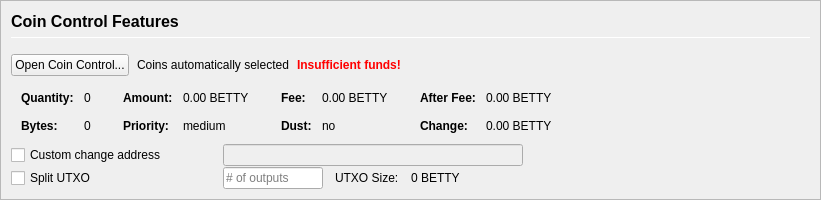
         <widget class="QFrame" name="frameCoinControl">
          <property name="sizePolicy">
           <sizepolicy hsizetype="Expanding" vsizetype="Expanding">
            <horstretch>0</horstretch>
            <verstretch>0</verstretch>
           </sizepolicy>
          </property>
          <property name="maximumSize">
           <size>
            <width>16777215</width>
            <height>16777215</height>
           </size>
          </property>
          <property name="frameShape">
           <enum>QFrame::StyledPanel</enum>
          </property>
          <property name="frameShadow">
           <enum>QFrame::Sunken</enum>
          </property>
          <layout class="QVBoxLayout" name="verticalLayoutCoinControl2">
           <property name="spacing">
            <number>0</number>
           </property>
           <property name="leftMargin">
            <number>0</number>
           </property>
           <property name="topMargin">
            <number>0</number>
           </property>
           <property name="rightMargin">
            <number>0</number>
           </property>
           <property name="bottomMargin">
            <number>0</number>
           </property>
           <item>
            <widget class="QFrame" name="frameCoinControl_BG">
             <layout class="QVBoxLayout" name="verticalLayoutCoinControl" stretch="0,0,0,0,0,0">
              <property name="spacing">
               <number>1</number>
              </property>
              <property name="leftMargin">
               <number>10</number>
              </property>
              <property name="topMargin">
               <number>10</number>
              </property>
              <item>
               <layout class="QHBoxLayout" name="horizontalLayoutCoinControl1">
                <property name="bottomMargin">
                 <number>15</number>
                </property>
                <item>
                 <layout class="QVBoxLayout" name="verticalLayout_3">
                  <property name="spacing">
                   <number>6</number>
                  </property>
                  <item>
                   <widget class="QLabel" name="labelCoinControlFeatures">
                    <property name="sizePolicy">
                     <sizepolicy hsizetype="Preferred" vsizetype="Maximum">
                      <horstretch>0</horstretch>
                      <verstretch>0</verstretch>
                     </sizepolicy>
                    </property>
                    <property name="minimumSize">
                     <size>
                      <width>0</width>
                      <height>20</height>
                     </size>
                    </property>
                    <property name="font">
                     <font>
                      <pointsize>12</pointsize>
                      <weight>75</weight>
                      <bold>true</bold>
                     </font>
                    </property>
                    <property name="styleSheet">
                     <string notr="true">font-weight:bold;</string>
                    </property>
                    <property name="text">
                     <string>Coin Control Features</string>
                    </property>
                   </widget>
                  </item>
                  <item>
                   <widget class="Line" name="line">
                    <property name="minimumSize">
                     <size>
                      <width>0</width>
                      <height>1</height>
                     </size>
                    </property>
                    <property name="maximumSize">
                     <size>
                      <width>16777215</width>
                      <height>1</height>
                     </size>
                    </property>
                    <property name="orientation">
                     <enum>Qt::Horizontal</enum>
                    </property>
                   </widget>
                  </item>
                 </layout>
                </item>
               </layout>
              </item>
              <item>
               <layout class="QHBoxLayout" name="horizontalLayoutCoinControl2" stretch="0,0,0,0">
                <property name="spacing">
                 <number>8</number>
                </property>
                <property name="bottomMargin">
                 <number>10</number>
                </property>
                <item>
                 <widget class="QPushButton" name="pushButtonCoinControl">
                  <property name="styleSheet">
                   <string notr="true"/>
                  </property>
                  <property name="text">
                   <string>Open Coin Control...</string>
                  </property>
                  <property name="autoDefault">
                   <bool>false</bool>
                  </property>
                 </widget>
                </item>
                <item>
                 <widget class="QLabel" name="labelCoinControlAutomaticallySelected">
                  <property name="text">
                   <string>Coins automatically selected</string>
                  </property>
                  <property name="margin">
                   <number>5</number>
                  </property>
                 </widget>
                </item>
                <item>
                 <widget class="QLabel" name="labelCoinControlInsuffFunds">
                  <property name="font">
                   <font>
                    <weight>75</weight>
                    <bold>true</bold>
                   </font>
                  </property>
                  <property name="styleSheet">
                   <string notr="true">color:red;font-weight:bold;</string>
                  </property>
                  <property name="text">
                   <string>Insufficient funds!</string>
                  </property>
                  <property name="margin">
                   <number>5</number>
                  </property>
                 </widget>
                </item>
                <item>
                 <spacer name="horizontalSpacerCoinControl">
                  <property name="orientation">
                   <enum>Qt::Horizontal</enum>
                  </property>
                  <property name="sizeHint" stdset="0">
                   <size>
                    <width>40</width>
                    <height>1</height>
                   </size>
                  </property>
                 </spacer>
                </item>
               </layout>
              </item>
              <item>
               <widget class="QWidget" name="widgetCoinControl" native="true">
                <property name="sizePolicy">
                 <sizepolicy hsizetype="Preferred" vsizetype="Preferred">
                  <horstretch>0</horstretch>
                  <verstretch>0</verstretch>
                 </sizepolicy>
                </property>
                <property name="minimumSize">
                 <size>
                  <width>0</width>
                  <height>0</height>
                 </size>
                </property>
                <property name="styleSheet">
                 <string notr="true"/>
                </property>
                <layout class="QHBoxLayout" name="horizontalLayoutCoinControl5">
                 <property name="leftMargin">
                  <number>0</number>
                 </property>
                 <property name="topMargin">
                  <number>0</number>
                 </property>
                 <property name="rightMargin">
                  <number>0</number>
                 </property>
                 <property name="bottomMargin">
                  <number>0</number>
                 </property>
                 <item>
                  <layout class="QHBoxLayout" name="horizontalLayoutCoinControl3" stretch="0,0,0,1">
                   <property name="spacing">
                    <number>20</number>
                   </property>
                   <property name="topMargin">
                    <number>0</number>
                   </property>
                   <property name="bottomMargin">
                    <number>10</number>
                   </property>
                   <item>
                    <layout class="QFormLayout" name="formLayoutCoinControl1">
                     <property name="horizontalSpacing">
                      <number>10</number>
                     </property>
                     <property name="verticalSpacing">
                      <number>14</number>
                     </property>
                     <property name="leftMargin">
                      <number>10</number>
                     </property>
                     <property name="topMargin">
                      <number>4</number>
                     </property>
                     <property name="rightMargin">
                      <number>6</number>
                     </property>
                     <item row="0" column="0">
                      <widget class="QLabel" name="labelCoinControlQuantityText">
                       <property name="font">
                        <font>
                         <weight>75</weight>
                         <bold>true</bold>
                        </font>
                       </property>
                       <property name="text">
                        <string>Quantity:</string>
                       </property>
                       <property name="margin">
                        <number>0</number>
                       </property>
                      </widget>
                     </item>
                     <item row="0" column="1">
                      <widget class="QLabel" name="labelCoinControlQuantity">
                       <property name="cursor">
                        <cursorShape>IBeamCursor</cursorShape>
                       </property>
                       <property name="contextMenuPolicy">
                        <enum>Qt::ActionsContextMenu</enum>
                       </property>
                       <property name="text">
                        <string notr="true">0</string>
                       </property>
                       <property name="margin">
                        <number>0</number>
                       </property>
                       <property name="textInteractionFlags">
                        <set>Qt::LinksAccessibleByMouse|Qt::TextSelectableByKeyboard|Qt::TextSelectableByMouse</set>
                       </property>
                      </widget>
                     </item>
                     <item row="1" column="0">
                      <widget class="QLabel" name="labelCoinControlBytesText">
                       <property name="font">
                        <font>
                         <weight>75</weight>
                         <bold>true</bold>
                        </font>
                       </property>
                       <property name="text">
                        <string>Bytes:</string>
                       </property>
                      </widget>
                     </item>
                     <item row="1" column="1">
                      <widget class="QLabel" name="labelCoinControlBytes">
                       <property name="cursor">
                        <cursorShape>IBeamCursor</cursorShape>
                       </property>
                       <property name="contextMenuPolicy">
                        <enum>Qt::ActionsContextMenu</enum>
                       </property>
                       <property name="text">
                        <string notr="true">0</string>
                       </property>
                       <property name="textInteractionFlags">
                        <set>Qt::LinksAccessibleByMouse|Qt::TextSelectableByKeyboard|Qt::TextSelectableByMouse</set>
                       </property>
                      </widget>
                     </item>
                    </layout>
                   </item>
                   <item>
                    <layout class="QFormLayout" name="formLayoutCoinControl2">
                     <property name="horizontalSpacing">
                      <number>10</number>
                     </property>
                     <property name="verticalSpacing">
                      <number>14</number>
                     </property>
                     <property name="leftMargin">
                      <number>6</number>
                     </property>
                     <property name="topMargin">
                      <number>4</number>
                     </property>
                     <property name="rightMargin">
                      <number>6</number>
                     </property>
                     <item row="0" column="0">
                      <widget class="QLabel" name="labelCoinControlAmountText">
                       <property name="font">
                        <font>
                         <weight>75</weight>
                         <bold>true</bold>
                        </font>
                       </property>
                       <property name="text">
                        <string>Amount:</string>
                       </property>
                       <property name="margin">
                        <number>0</number>
                       </property>
                      </widget>
                     </item>
                     <item row="0" column="1">
                      <widget class="QLabel" name="labelCoinControlAmount">
                       <property name="cursor">
                        <cursorShape>IBeamCursor</cursorShape>
                       </property>
                       <property name="contextMenuPolicy">
                        <enum>Qt::ActionsContextMenu</enum>
                       </property>
                       <property name="text">
                        <string notr="true">0.00 BETTY</string>
                       </property>
                       <property name="textInteractionFlags">
                        <set>Qt::LinksAccessibleByMouse|Qt::TextSelectableByKeyboard|Qt::TextSelectableByMouse</set>
                       </property>
                      </widget>
                     </item>
                     <item row="1" column="0">
                      <widget class="QLabel" name="labelCoinControlPriorityText">
                       <property name="font">
                        <font>
                         <weight>75</weight>
                         <bold>true</bold>
                        </font>
                       </property>
                       <property name="text">
                        <string>Priority:</string>
                       </property>
                      </widget>
                     </item>
                     <item row="1" column="1">
                      <widget class="QLabel" name="labelCoinControlPriority">
                       <property name="cursor">
                        <cursorShape>IBeamCursor</cursorShape>
                       </property>
                       <property name="contextMenuPolicy">
                        <enum>Qt::ActionsContextMenu</enum>
                       </property>
                       <property name="text">
                        <string>medium</string>
                       </property>
                       <property name="textInteractionFlags">
                        <set>Qt::LinksAccessibleByMouse|Qt::TextSelectableByKeyboard|Qt::TextSelectableByMouse</set>
                       </property>
                      </widget>
                     </item>
                    </layout>
                   </item>
                   <item>
                    <layout class="QFormLayout" name="formLayoutCoinControl3">
                     <property name="horizontalSpacing">
                      <number>10</number>
                     </property>
                     <property name="verticalSpacing">
                      <number>14</number>
                     </property>
                     <property name="leftMargin">
                      <number>6</number>
                     </property>
                     <property name="topMargin">
                      <number>4</number>
                     </property>
                     <property name="rightMargin">
                      <number>6</number>
                     </property>
                     <item row="0" column="0">
                      <widget class="QLabel" name="labelCoinControlFeeText">
                       <property name="font">
                        <font>
                         <weight>75</weight>
                         <bold>true</bold>
                        </font>
                       </property>
                       <property name="text">
                        <string>Fee:</string>
                       </property>
                       <property name="margin">
                        <number>0</number>
                       </property>
                      </widget>
                     </item>
                     <item row="0" column="1">
                      <widget class="QLabel" name="labelCoinControlFee">
                       <property name="cursor">
                        <cursorShape>IBeamCursor</cursorShape>
                       </property>
                       <property name="contextMenuPolicy">
                        <enum>Qt::ActionsContextMenu</enum>
                       </property>
                       <property name="text">
                        <string notr="true">0.00 BETTY</string>
                       </property>
                       <property name="textInteractionFlags">
                        <set>Qt::LinksAccessibleByMouse|Qt::TextSelectableByKeyboard|Qt::TextSelectableByMouse</set>
                       </property>
                      </widget>
                     </item>
                     <item row="1" column="0">
                      <widget class="QLabel" name="labelCoinControlLowOutputText">
                       <property name="font">
                        <font>
                         <weight>75</weight>
                         <bold>true</bold>
                        </font>
                       </property>
                       <property name="text">
                        <string>Dust:</string>
                       </property>
                      </widget>
                     </item>
                     <item row="1" column="1">
                      <widget class="QLabel" name="labelCoinControlLowOutput">
                       <property name="cursor">
                        <cursorShape>IBeamCursor</cursorShape>
                       </property>
                       <property name="contextMenuPolicy">
                        <enum>Qt::ActionsContextMenu</enum>
                       </property>
                       <property name="text">
                        <string>no</string>
                       </property>
                       <property name="textInteractionFlags">
                        <set>Qt::LinksAccessibleByMouse|Qt::TextSelectableByKeyboard|Qt::TextSelectableByMouse</set>
                       </property>
                      </widget>
                     </item>
                    </layout>
                   </item>
                   <item>
                    <layout class="QFormLayout" name="formLayoutCoinControl4">
                     <property name="horizontalSpacing">
                      <number>10</number>
                     </property>
                     <property name="verticalSpacing">
                      <number>14</number>
                     </property>
                     <property name="leftMargin">
                      <number>6</number>
                     </property>
                     <property name="topMargin">
                      <number>4</number>
                     </property>
                     <property name="rightMargin">
                      <number>6</number>
                     </property>
                     <item row="0" column="0">
                      <widget class="QLabel" name="labelCoinControlAfterFeeText">
                       <property name="font">
                        <font>
                         <weight>75</weight>
                         <bold>true</bold>
                        </font>
                       </property>
                       <property name="text">
                        <string>After Fee:</string>
                       </property>
                       <property name="margin">
                        <number>0</number>
                       </property>
                      </widget>
                     </item>
                     <item row="0" column="1">
                      <widget class="QLabel" name="labelCoinControlAfterFee">
                       <property name="cursor">
                        <cursorShape>IBeamCursor</cursorShape>
                       </property>
                       <property name="contextMenuPolicy">
                        <enum>Qt::ActionsContextMenu</enum>
                       </property>
                       <property name="text">
                        <string notr="true">0.00 BETTY</string>
                       </property>
                       <property name="textInteractionFlags">
                        <set>Qt::LinksAccessibleByMouse|Qt::TextSelectableByKeyboard|Qt::TextSelectableByMouse</set>
                       </property>
                      </widget>
                     </item>
                     <item row="1" column="0">
                      <widget class="QLabel" name="labelCoinControlChangeText">
                       <property name="font">
                        <font>
                         <weight>75</weight>
                         <bold>true</bold>
                        </font>
                       </property>
                       <property name="text">
                        <string>Change:</string>
                       </property>
                      </widget>
                     </item>
                     <item row="1" column="1">
                      <widget class="QLabel" name="labelCoinControlChange">
                       <property name="cursor">
                        <cursorShape>IBeamCursor</cursorShape>
                       </property>
                       <property name="contextMenuPolicy">
                        <enum>Qt::ActionsContextMenu</enum>
                       </property>
                       <property name="text">
                        <string notr="true">0.00 BETTY</string>
                       </property>
                       <property name="textInteractionFlags">
                        <set>Qt::LinksAccessibleByMouse|Qt::TextSelectableByKeyboard|Qt::TextSelectableByMouse</set>
                       </property>
                      </widget>
                     </item>
                    </layout>
                   </item>
                  </layout>
                 </item>
                </layout>
               </widget>
              </item>
              <item>
               <layout class="QHBoxLayout" name="horizontalLayoutCoinControl4">
                <property name="spacing">
                 <number>12</number>
                </property>
                <property name="sizeConstraint">
                 <enum>QLayout::SetDefaultConstraint</enum>
                </property>
                <property name="topMargin">
                 <number>0</number>
                </property>
                <property name="rightMargin">
                 <number>0</number>
                </property>
                <item>
                 <widget class="QCheckBox" name="checkBoxCoinControlChange">
                  <property name="sizePolicy">
                   <sizepolicy hsizetype="Preferred" vsizetype="Preferred">
                    <horstretch>0</horstretch>
                    <verstretch>0</verstretch>
                   </sizepolicy>
                  </property>
                  <property name="minimumSize">
                   <size>
                    <width>200</width>
                    <height>0</height>
                   </size>
                  </property>
                  <property name="maximumSize">
                   <size>
                    <width>200</width>
                    <height>16777215</height>
                   </size>
                  </property>
                  <property name="toolTip">
                   <string>If this is activated, but the change address is empty or invalid, change will be sent to a newly generated address.</string>
                  </property>
                  <property name="text">
                   <string>Custom change address</string>
                  </property>
                 </widget>
                </item>
                <item>
                 <widget class="QValidatedLineEdit" name="lineEditCoinControlChange">
                  <property name="enabled">
                   <bool>false</bool>
                  </property>
                  <property name="sizePolicy">
                   <sizepolicy hsizetype="Preferred" vsizetype="Preferred">
                    <horstretch>0</horstretch>
                    <verstretch>0</verstretch>
                   </sizepolicy>
                  </property>
                  <property name="minimumSize">
                   <size>
                    <width>300</width>
                    <height>0</height>
                   </size>
                  </property>
                 </widget>
                </item>
                <item>
                 <widget class="QLabel" name="labelCoinControlChangeLabel">
                  <property name="sizePolicy">
                   <sizepolicy hsizetype="Preferred" vsizetype="Preferred">
                    <horstretch>0</horstretch>
                    <verstretch>0</verstretch>
                   </sizepolicy>
                  </property>
                  <property name="minimumSize">
                   <size>
                    <width>100</width>
                    <height>0</height>
                   </size>
                  </property>
                  <property name="text">
                   <string/>
                  </property>
                  <property name="margin">
                   <number>3</number>
                  </property>
                 </widget>
                </item>
               </layout>
              </item>
              <item>
               <layout class="QHBoxLayout" name="horizontalLayoutCoinControl6">
                <property name="spacing">
                 <number>12</number>
                </property>
                <property name="rightMargin">
                 <number>0</number>
                </property>
                <item>
                 <widget class="QCheckBox" name="splitBlockCheckBox">
                  <property name="sizePolicy">
                   <sizepolicy hsizetype="Preferred" vsizetype="Preferred">
                    <horstretch>0</horstretch>
                    <verstretch>0</verstretch>
                   </sizepolicy>
                  </property>
                  <property name="minimumSize">
                   <size>
                    <width>200</width>
                    <height>0</height>
                   </size>
                  </property>
                  <property name="maximumSize">
                   <size>
                    <width>200</width>
                    <height>16777215</height>
                   </size>
                  </property>
                  <property name="text">
                   <string>Split UTXO</string>
                  </property>
                 </widget>
                </item>
                <item>
                 <widget class="QLineEdit" name="splitBlockLineEdit">
                  <property name="sizePolicy">
                   <sizepolicy hsizetype="Preferred" vsizetype="Preferred">
                    <horstretch>50</horstretch>
                    <verstretch>0</verstretch>
                   </sizepolicy>
                  </property>
                  <property name="minimumSize">
                   <size>
                    <width>100</width>
                    <height>0</height>
                   </size>
                  </property>
                  <property name="maximumSize">
                   <size>
                    <width>100</width>
                    <height>16777215</height>
                   </size>
                  </property>
                  <property name="placeholderText">
                   <string># of outputs</string>
                  </property>
                 </widget>
                </item>
                <item>
                 <widget class="QLabel" name="labelBlockSizeText">
                  <property name="text">
                   <string>UTXO Size:</string>
                  </property>
                 </widget>
                </item>
                <item>
                 <widget class="QLabel" name="labelBlockSize">
                  <property name="text">
                   <string>0 BETTY</string>
                  </property>
                 </widget>
                </item>
                <item>
                 <spacer name="horizontalSpacer_7">
                  <property name="orientation">
                   <enum>Qt::Horizontal</enum>
                  </property>
                  <property name="sizeHint" stdset="0">
                   <size>
                    <width>40</width>
                    <height>20</height>
                   </size>
                  </property>
                 </spacer>
                </item>
               </layout>
              </item>
              <item>
               <spacer name="verticalSpacerCoinControl">
                <property name="orientation">
                 <enum>Qt::Vertical</enum>
                </property>
                <property name="sizeHint" stdset="0">
                 <size>
                  <width>800</width>
                  <height>1</height>
                 </size>
                </property>
               </spacer>
              </item>
             </layout>
            </widget>
           </item>
          </layout>
         </widget>
